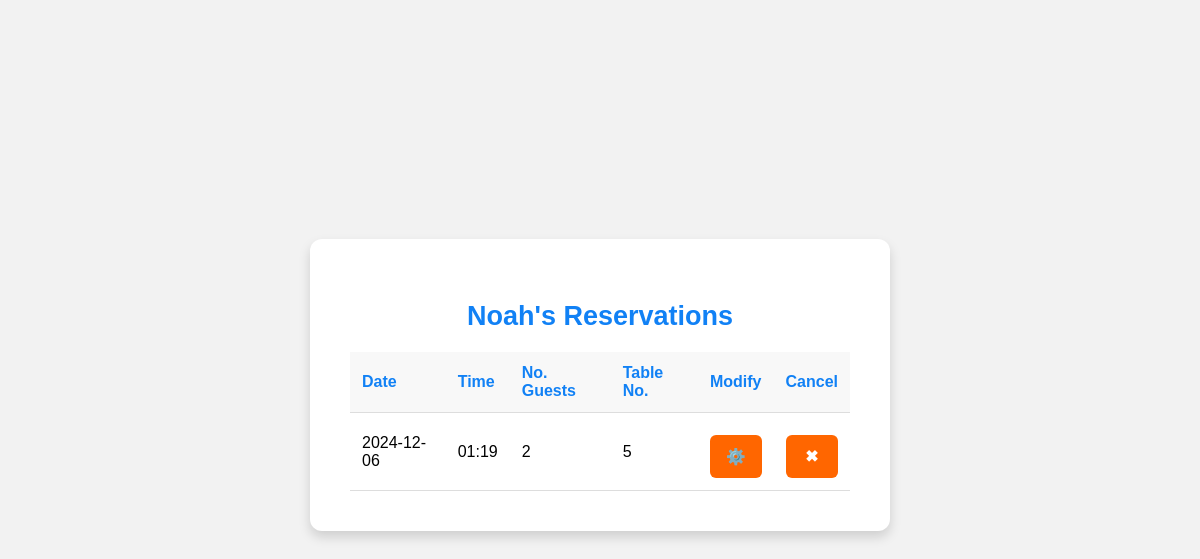
/myReservations (signed in), run on an earlier commit of the app's database.
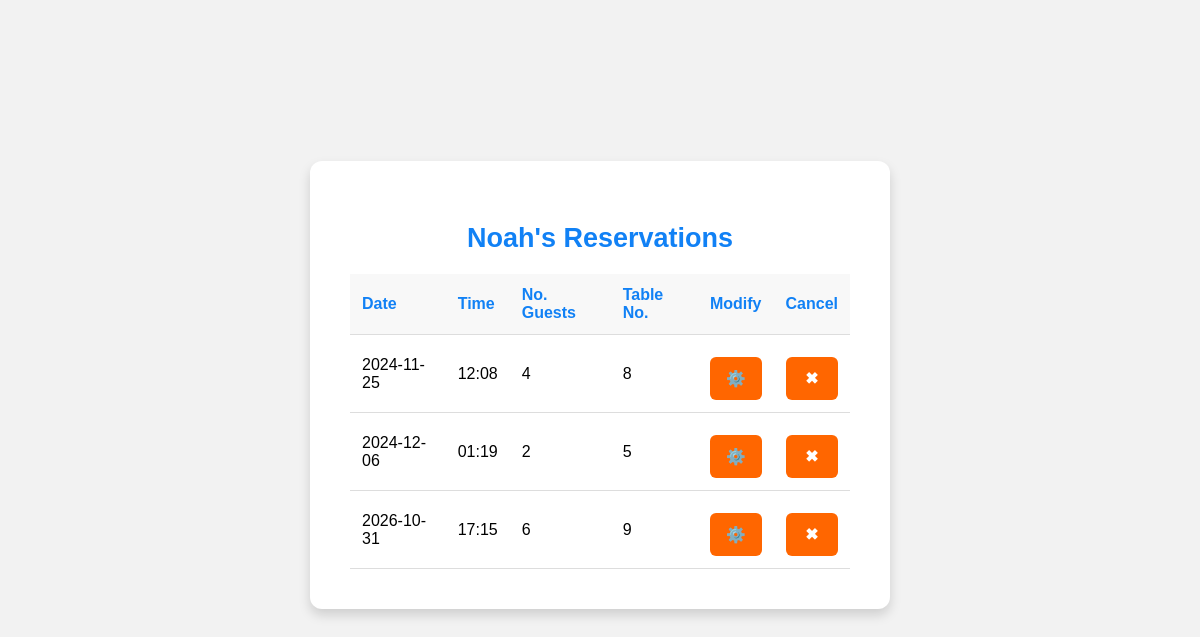
And on a later commit of the database.
### tables this page shows
CREATE TABLE `Account` (
  `AccountID` INTEGER PRIMARY KEY AUTOINCREMENT,
  `AccountFN` varchar(50) NOT NULL,
  `AccountLN` varchar(50) NOT NULL,
  `AccountType` varchar(20) NOT NULL,
  `AccountEmail` varchar(100) NOT NULL UNIQUE,
  `AccountPhoneNo` varchar(15) NOT NULL UNIQUE,
  `AccountCreatedDate` date NOT NULL,
  `PasswordHash` char(64) NOT NULL);

CREATE TABLE `Reservation` (
  `ResID` INTEGER PRIMARY KEY AUTOINCREMENT,
  `ResDate` date NOT NULL,
  `ResTime` varchar(10) NOT NULL,
  `ResNoGuests` int NOT NULL,
  `TimeCreated` varchar(10) NOT NULL,
  `TimeUpdated` varchar(20) NOT NULL,
  `ResStatus` varchar(20) DEFAULT NULL,
  `TableID` int NOT NULL,
  `ResOwner` int NOT NULL,
  FOREIGN KEY (TableID) REFERENCES Seating(TableID),
  FOREIGN KEY (ResOwner) REFERENCES Account(AccountID)
);

### app.py (the view, shortened to what this page needs)
@app.route('/myReservations', methods=['GET', 'POST'])
def my_reservations():
    db = Database()
    name = db.get_name_from_email(session['email'])[0]
    reservations = db.get_user_reservations(session['email'])
    return render_template('myReservations.html', name = name, reservations = reservations)

### database.py (called while the page is built)
    def __del__(self):
        self.cursor.close()

    def get_name_from_email(self, email: str) -> tuple:
        command = """
        SELECT AccountFN, AccountLN
        FROM Account
        WHERE AccountEmail = ?
        """
        params = (email,)
        self.cursor.execute(command, params)
        return self.cursor.fetchone()

    def get_user_reservations(self, email: str):
        command = """
        SELECT r.ResDate, r.ResTime, r.ResNoGuests, r.TableID, r.ResID
        FROM Account a, Reservation r
        WHERE r.ResOwner = a.AccountID
        AND a.AccountEmail = ?
        AND ResStatus IN ("scheduled", "ready", "checked_in", "finished")
        ORDER BY r.Resdate ASC, r.ResTime ASC
        """
        params = (email,)
        self.cursor.execute(command, params)
        results = self.cursor.fetchall()
        if len(results) <= 0:
            return None
        return results

### templates/myReservations.html (shortened to what this page needs)
<!DOCTYPE html>
<html lang="en">
<head>
</head>
<body>
    <div class="table-container">
        <h2>{{ name }}'s Reservations</h2>
        {% if reservations %}
        <table id="reservation-table">
            <thead>
                <tr>
                    <th>Date</th>
                    <th>Time</th>
                    <th>No. Guests</th>
                    <th>Table No.</th>
                    <th>Modify</th>
                    <th>Cancel</th>
                </tr>
            </thead>
            <tbody id="reservation-table-body">
                {% for row in reservations %}
                    <tr>
                        <td>{{ row[0] }}</td>
                        <td>{{ row[1] }}</td>
                        <td>{{ row[2] }}</td>
                        <td>{{ row[3] }}</td>
                        <td>
                            <form action="/reservation" method="POST" style="display:inline;">
                                <button type="submit">⚙️</button>
                            </form>
                        </td>
                        <td>
                            <form action="/myReservations" method="POST" style="display:inline;" onsubmit="return confirmCancel();">
                                <button type="submit">✖</button>
                            </form>
                        </td>
                    </tr>
                {% endfor %}
            </tbody>
        </table>
        {% else %}
        <h4>No upcoming reservations. Schedule one!</h4>
        {% endif %}
    </div>
</body>
</html>

### templates/myReservations.html (style rules this page uses)
body { display: flex; justify-content: center; align-items: center; height: 100vh; margin: 0; font-family: Arial, sans-serif; background-color: #f2f2f2; }
.form-container, .table-container { background-color: #ffffff; padding: 40px; border-radius: 12px; box-shadow: 0 6px 12px rgba(0, 0, 0, 0.15); width: 500px; max-width: 90%; margin-bottom: 30px; }
h2 { color: #1181f5; text-align: center; margin-bottom: 20px; font-size: 27px; }
button { width: 100%; padding: 12px; background-color: #ff6600; color: #ffffff; border: none; border-radius: 6px; font-size: 16px; font-weight: bold; cursor: pointer; transition: background-color 0.3s; margin-top: 10px; }
.table-container table { width: 100%; border-collapse: collapse; margin-top: 20px; }
.table-container th, .table-container td { padding: 12px; text-align: left; border-bottom: 1px solid #dddddd; }
.table-container th { background-color: #f8f8f8; color: #1181f5; }

What changed in the data, as far as the page shows it:
added Reservation: ResDate "2024-11-25", ResTime "12:08", ResNoGuests "4", TableID "8"
added Reservation: ResDate "2026-10-31", ResTime "17:15", ResNoGuests "6", TableID "9"
